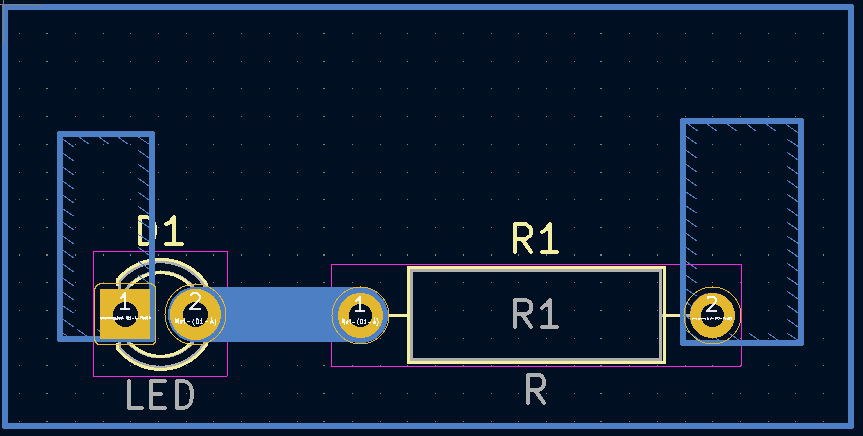
#> input picture Gerador de pontos/background.png, 863 x 436 px, found by its file name
$ python '@@ -1,5 +1,6 @@.py'
#> lines starting #> are read from the running program, lines starting #| are printed output that depends on the picture
import random
import matplotlib.pyplot as plt
import matplotlib.image as mpimg

def generate_ordered_points(x_min, x_max, y_min, y_max, num_points, restricted_areas=None, spacing=10, fileira_dist=15):
#> called with x_min = 0, x_max = 305, y_min = 0, y_max = 151, num_points = 900, spacing = 3, fileira_dist = 5
    points = []

    # Gerar as fileiras lado a lado
    y_values = list(range(y_min, y_max, spacing))

    for y in y_values:
        # Fileira da esquerda
        x_values_left = list(range(x_min, x_max, spacing))
        # Fileira da direita (deslocada)
        x_values_right = list(range(x_min + fileira_dist, x_max + fileira_dist, spacing))

        # Gerando os pontos para a fileira esquerda
        for x in x_values_left:
            in_restricted_area = any(x_min_r <= x <= x_max_r and y_min_r <= y <= y_max_r for x_min_r, x_max_r, y_min_r, y_max_r in (restricted_areas or []))
            if not in_restricted_area:
                points.append((x, y))

        # Gerando os pontos para a fileira direita
        for x in x_values_right:
            in_restricted_area = any(x_min_r <= x <= x_max_r and y_min_r <= y <= y_max_r for x_min_r, x_max_r, y_min_r, y_max_r in (restricted_areas or []))
            if not in_restricted_area:
                points.append((x, y))

    return points[:num_points]

def save_points_to_file(points, filename="pontos.txt"):
#> called with filename = 'pontos.txt'
    if points:
        with open(filename, "w") as file:
            for i, (x, y) in enumerate(points, 1):
                file.write(f"Ponto{i}: ({x}, {y})\n")
        print(f"Pontos salvos em {filename}")
    else:
        print("Nenhum ponto válido gerado para salvar.")

def plot_points(points, restricted_areas=None, background_image=None):
#> called with background_image = 'background.png'
    plt.figure(figsize=(8, 8))

    if background_image:
        try:
            img = mpimg.imread(background_image)
#> img is the input picture: shape (436, 863, 4) float32; mean R, G, B, A 0.0644, 0.129, 0.207, 1
            plt.imshow(img, extent=[0, 305, 0, 151], aspect='auto', origin='upper')
        except FileNotFoundError:
            print(f"Erro: Imagem '{background_image}' não encontrada.")

    if points:
        x_vals, y_vals = zip(*points)
        plt.scatter(x_vals, y_vals, c='blue', marker='o', label='Pontos Válidos')

    if restricted_areas:
        for x_min_r, x_max_r, y_min_r, y_max_r in restricted_areas:
            plt.fill_between([x_min_r, x_max_r], y_min_r, y_max_r, color='red', alpha=0.3, label='Área Restrita')

    plt.xlim(0, 305)
    plt.ylim(0, 151)
    plt.legend()
    plt.show()
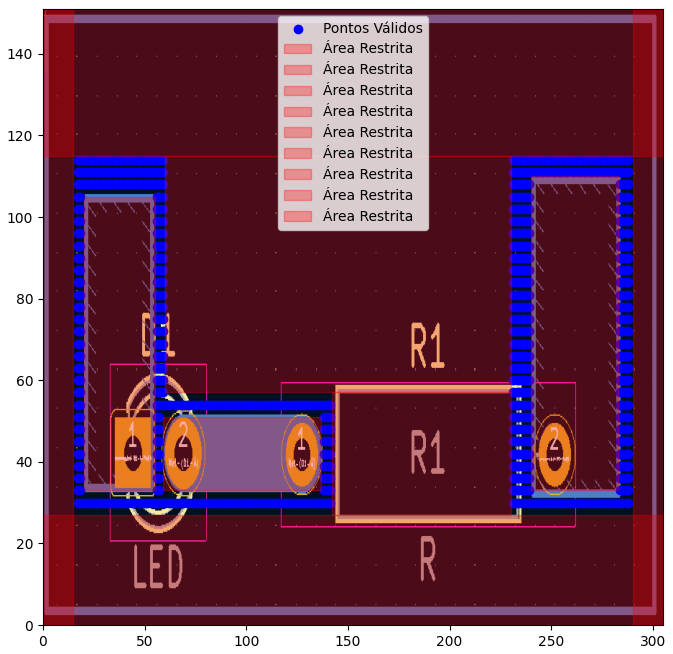
#> figure drawn by matplotlib, 1 panel

if __name__ == "__main__":
    x_min, x_max = 0, 305
    y_min, y_max = 0, 151
    num_points = 900  # Número de pontos ordenados a serem gerados

    restricted_areas = [(0, 15, 0, 151), (0, 305, 0, 27), (0, 305, 115, 151), (290, 305, 0, 151),
                        (20, 55, 33, 105), (59, 137, 33, 51), (240, 283, 33, 110), (60, 230, 57, 115), (142, 230, 27, 57)]

    # Gerar pontos em fileiras duplas lado a lado
    points = generate_ordered_points(x_min, x_max, y_min, y_max, num_points, restricted_areas=restricted_areas, spacing=3, fileira_dist=5)

    # Salvar pontos em arquivo
    save_points_to_file(points, "pontos.txt")

    # Plotar pontos no gráfico
    background_image = "background.png"  # Substitua pelo caminho correto da imagem
    plot_points(points, restricted_areas, background_image)
